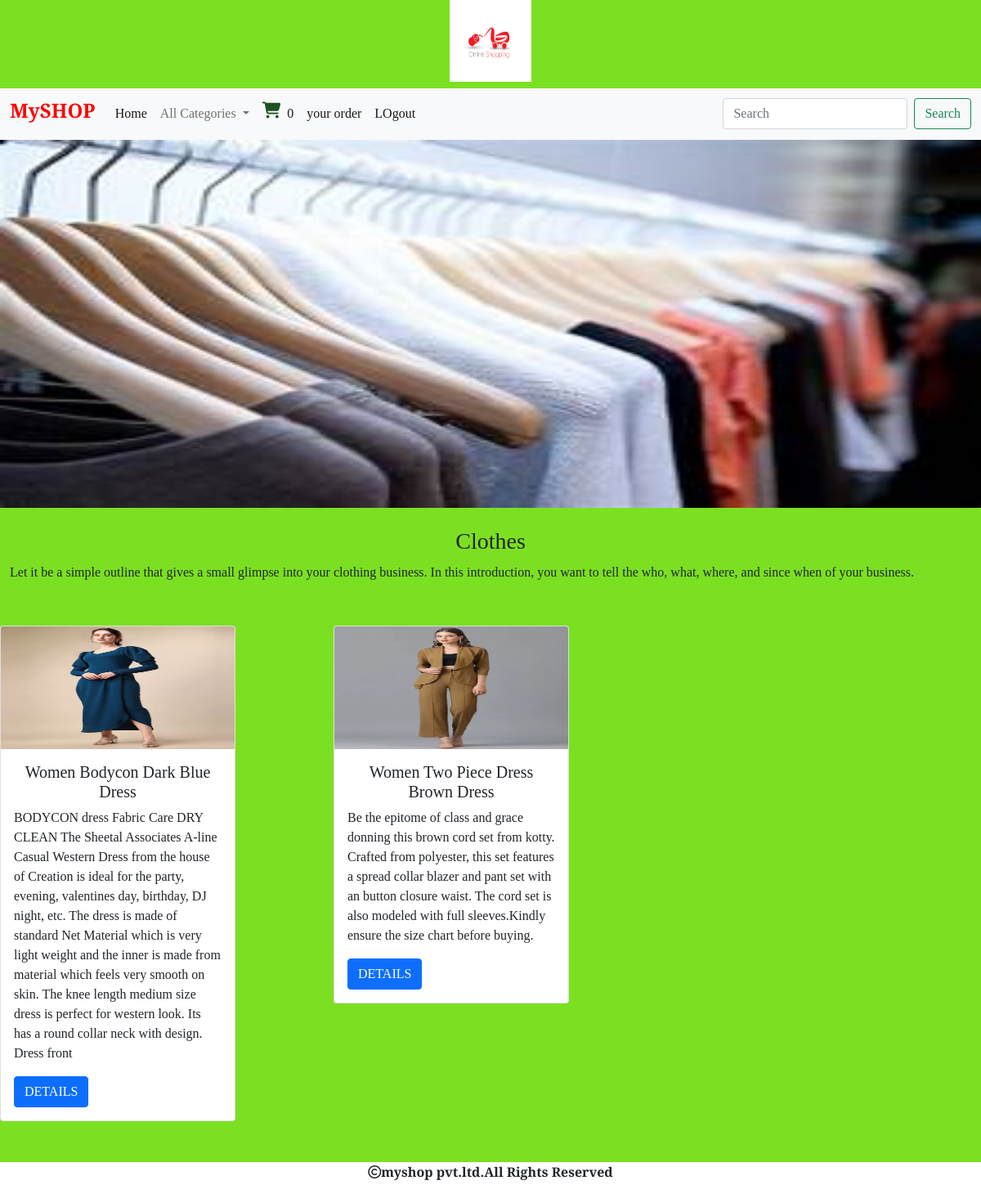
The page /allproducts/Clothes (signed in) on the database its author committed.
### shop/models.py (models this page shows, shortened)
class Category(models.Model):
    name=models.CharField(max_length=200)
    desc=models.TextField()
    img=models.ImageField(upload_to='shop/categories',blank=True,null=True)

class Product(models.Model):
    name=models.CharField(max_length=200)
    desc=models.TextField()
    img=models.ImageField(upload_to='shop/products',blank=True,null=True)
    price=models.DecimalField(max_digits=10,decimal_places=2)
    category=models.ForeignKey(Category,on_delete=models.CASCADE)
    stock=models.IntegerField()
    available=models.BooleanField(default=True)
    created=models.DateTimeField(auto_now_add=True)
    updated=models.DateTimeField(auto_now=True)

### shop/views.py (the view)
# urls.py: path('allproducts/<p>',views.allproducts,name="allproducts"),
def allproducts(request,p):
    c=Category.objects.get(name=p)
    p=Product.objects.filter(category=c)
    return render(request,'product.html',{'c':c,'p':p})

### cart/context_processors.py (called while the page is built)
def productcount(request):
    item_count=0
    if request.user.is_authenticated:
        u=request.user
        try:
            cart=Cart.objects.filter(user=u)
            for i in cart:
                item_count=item_count+i.quantity
        except:
             item_count=0
    return {'count':item_count}

### shop/context_processors.py (called while the page is built)
def menu_links(request):
    c=Category.objects.all()
    return {'links':c}

### templates/product.html
<!DOCTYPE html>
{% extends 'base.html' %}
{% load static %}
{% block content %}
<div>
    <img src="{{c.img.url}}" height="450px" width="100%">
</div>
<div class="container-fluid mt-4" style="margin-bottom:50px;">
    <h3 class="text-center"> {{c.name}}</h3>
    <p style="line-height:1.8;text-align:justify;">{{c.desc}}</p>
</div>
<div class="row">
    {% for i in p %}
<div class="col-md-4">
            <div class="card" style="width: 18rem;margin-bottom:100px;">
                <img src="{{i.img.url}}" height="150px" width="110%" class="card-img-top" alt="...">
                <div class="card-body">
                    <h5 class="card-title text-center">{{i.name}}</h5>
                    <p class="card-text">{{i.desc}}</p>
                    <a href="{% url 'shop:detail' i.name %}" class="btn btn-primary">DETAILS</a>
                </div>
            </div>
     </div>
     {% endfor %}
</div>
{% endblock %}

### static/css/style.css (style rules this page uses)
body { background-color:#7be022; font-family: 'Crimson Text', serif; }

### rows shown on the page
Category: img (picture), name "Clothes", desc "Let it be a simple outline that gives a small glimpse into your clothing business. In this introduction, you want to tell the who, what, where, and since when of your business."
Product: img (picture), name "Women Bodycon Dark Blue Dress", desc "BODYCON dress Fabric Care DRY CLEAN The Sheetal Associates A-line Casual Western Dress from the house of Creation is ideal for the party, evening, valentines day, birthday, DJ night, etc. The dress is made of standard Net Material which is very light weight and the inner is made from material which feels very smooth on skin. The knee length medium size dress is perfect for western look. Its has a round collar neck with design. Dress front"
Product: img (picture), name "Women Two Piece Dress Brown Dress", desc "Be the epitome of class and grace donning this brown cord set from kotty. Crafted from polyester, this set features a spread collar blazer and pant set with an button closure waist. The cord set is also modeled with full sleeves.Kindly ensure the size chart before buying."

### other values the page prints
{{ count }} "0"
